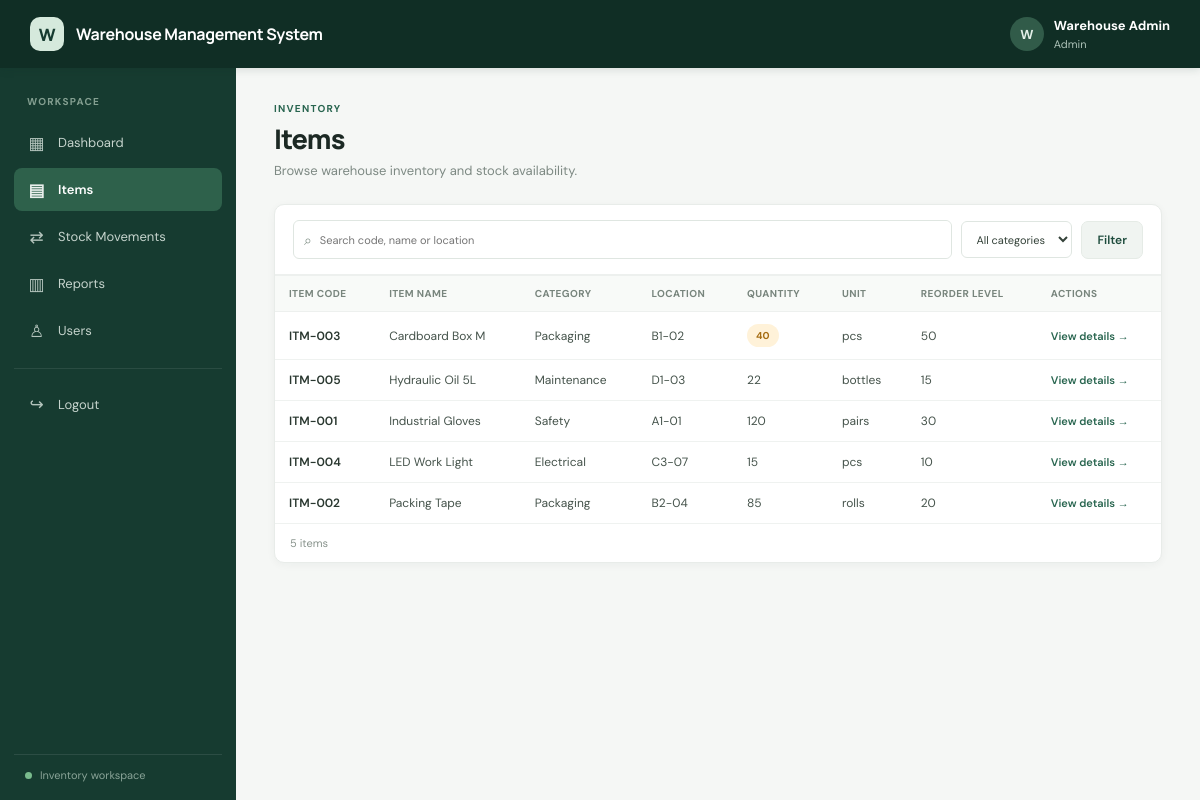
Page /user/items.php (signed in) on the committed database.
### tables this page shows
CREATE TABLE IF NOT EXISTS items (
  id INT UNSIGNED NOT NULL AUTO_INCREMENT,
  item_code VARCHAR(40) NOT NULL,
  item_name VARCHAR(160) NOT NULL,
  category VARCHAR(100) NOT NULL,
  location VARCHAR(80) NOT NULL,
  quantity INT UNSIGNED NOT NULL DEFAULT 0,
  unit VARCHAR(40) NOT NULL,
  reorder_level INT UNSIGNED NOT NULL DEFAULT 0,
  created_at TIMESTAMP NOT NULL DEFAULT CURRENT_TIMESTAMP,
  updated_at TIMESTAMP NOT NULL DEFAULT CURRENT_TIMESTAMP ON UPDATE CURRENT_TIMESTAMP,
  PRIMARY KEY (id), UNIQUE KEY uq_items_code (item_code), KEY idx_items_category (category), KEY idx_items_name (item_name), KEY idx_items_low_stock (quantity,reorder_level)
);

### includes/init.php (called while the page is built, shortened)
<?php
require_once __DIR__ . '/../config/database.php';
function e(mixed $value): string { return htmlspecialchars((string)$value, ENT_QUOTES | ENT_SUBSTITUTE, 'UTF-8'); }
function url(string $path = ''): string { return rtrim(BASE_PATH, '/') . '/' . ltrim($path, '/'); }
function layoutStart(string $title, string $active = ''): void { require __DIR__ . '/header.php'; }
function layoutEnd(): void { require __DIR__ . '/footer.php'; }

### config/database.php (called while the page is built, shortened)
<?php
function db(): PDO
{
    static $pdo = null;
    if ($pdo instanceof PDO) return $pdo;
    $dsn = 'mysql:host=' . DB_HOST . ';port=' . DB_PORT . ';dbname=' . DB_NAME . ';charset=utf8mb4';
    $pdo = new PDO($dsn, DB_USER, DB_PASS, [
        PDO::ATTR_ERRMODE => PDO::ERRMODE_EXCEPTION,
        PDO::ATTR_DEFAULT_FETCH_MODE => PDO::FETCH_ASSOC,
        PDO::ATTR_EMULATE_PREPARES => false,
    ]);
    return $pdo;
}

### user/items.php (the view)
<?php
require_once __DIR__ . '/../includes/init.php';requireLogin();$search=trim((string)($_GET['q']??''));$category=trim((string)($_GET['category']??''));$sql='SELECT * FROM items WHERE 1=1';$params=[];if($search!==''){$sql.=' AND (item_code LIKE :q1 OR item_name LIKE :q2 OR location LIKE :q3)';$params['q1']="%$search%";$params['q2']="%$search%";$params['q3']="%$search%";}if($category!==''){$sql.=' AND category=:category';$params['category']=$category;}$sql.=' ORDER BY item_name';$s=db()->prepare($sql);$s->execute($params);$rows=$s->fetchAll();$categories=itemCategories();$title='Items';$active='items';layoutStart($title,$active);
?><div class="page-heading"><div><div class="eyebrow">INVENTORY</div><h1>Items</h1><p>Browse warehouse inventory and stock availability.</p></div></div><section class="panel"><form class="filter-bar" method="get"><label class="search-field"><span>⌕</span><input name="q" value="<?= e($search) ?>" placeholder="Search code, name or location"></label><select name="category"><option value="">All categories</option><?php foreach($categories as $c):?><option value="<?= e($c) ?>" <?= $category===$c?'selected':'' ?>><?= e($c) ?></option><?php endforeach;?></select><button class="button light">Filter</button><?php if($search||$category):?><a class="text-link" href="<?= e(url('user/items.php')) ?>">Clear</a><?php endif;?></form><div class="table-wrap"><table><thead><tr><th>Item code</th><th>Item name</th><th>Category</th><th>Location</th><th>Quantity</th><th>Unit</th><th>Reorder level</th><th>Actions</th></tr></thead><tbody><?php if(!$rows):?><tr><td colspan="8" class="empty">No inventory items found.</td></tr><?php else:foreach($rows as $r):?><tr><td><b><?= e($r['item_code']) ?></b></td><td><?= e($r['item_name']) ?></td><td><?= e($r['category']) ?></td><td><?= e($r['location']) ?></td><td><?php if($r['quantity']<=$r['reorder_level']):?><span class="badge warning"><?= e($r['quantity']) ?></span><?php else:?><?= e($r['quantity']) ?><?php endif;?></td><td><?= e($r['unit']) ?></td><td><?= e($r['reorder_level']) ?></td><td><a class="text-link" href="<?= e(url('user/item-details.php?id='.$r['id'])) ?>">View details →</a></td></tr><?php endforeach;endif;?></tbody></table></div><div class="table-foot"><?= count($rows) ?> item<?= count($rows)===1?'':'s' ?></div></section><?php layoutEnd();?>

### assets/css/style.css (style rules this page uses)
:root { --green-950:#102e25;--green-900:#163b30;--green-800:#1d4b3c;--green-700:#28654f;--green-600:#328260;--green-100:#e8f3ed;--ink:#1c2924;--muted:#7d8983;--line:#e8ece9;--canvas:#f5f7f5;--white:#fff;--amber:#b97914;--red:#c34f4d;--blue:#3976a8;--shadow:0 2px 8px rgba(18,47,36,.045) }
* { box-sizing:border-box }
body { margin:0;background:var(--canvas);color:var(--ink);font:14px 'DM Sans',Arial,sans-serif }
a { color:inherit;text-decoration:none }
button,input,select { font:inherit }
.page-heading { display:flex;justify-content:space-between;align-items:center;gap:20px;margin:0 0 25px }
.page-heading h1 { font:800 27px Manrope,sans-serif;letter-spacing:-.8px;margin:5px 0 5px }
.page-heading p,.panel-heading p { color:var(--muted);margin:0;font-size:13px }
.eyebrow { font-size:10px;letter-spacing:1.25px;color:var(--green-700);font-weight:700 }
.button { border:0;border-radius:7px;padding:10px 15px;min-height:38px;display:inline-flex;justify-content:center;align-items:center;gap:8px;font-weight:600;font-size:12px;cursor:pointer;transition:filter .15s,transform .15s }
.button.light { background:#f0f4f1;color:var(--green-800);border:1px solid #e5ebe6 }
.panel { background:#fff;border:1px solid var(--line);border-radius:10px;box-shadow:var(--shadow);margin-bottom:17px;overflow:hidden }
.table-wrap { overflow-x:auto;width:100% }
table { border-collapse:collapse;width:100%;min-width:650px;font-size:12px }
thead { background:#f8faf8 }
th { text-align:left;color:#78857d;font-size:10px;letter-spacing:.4px;font-weight:700;text-transform:uppercase;padding:11px 14px;border-top:1px solid #edf0ee;border-bottom:1px solid #edf0ee;white-space:nowrap }
td { padding:12px 14px;border-bottom:1px solid #eff2f0;vertical-align:middle;color:#45534b }
tbody tr:last-child td { border-bottom:0 }
td b { font-weight:600;color:#29372f }
.badge { display:inline-flex;align-items:center;border-radius:20px;padding:5px 9px;font-size:10px;font-weight:700;white-space:nowrap }
.badge.warning { background:#fff2d9;color:#a66d13 }
.text-link { color:var(--green-700);font-size:11px;font-weight:600 }
.table-foot { padding:12px 15px;border-top:1px solid #eff2f0;color:#87928b;font-size:11px }
.filter-bar { padding:15px 18px;display:flex;align-items:center;gap:9px;border-bottom:1px solid #edf0ee }
.filter-bar select,.filter-bar input,.date-filter input,.form-grid input,.form-grid select,.form-stack input { height:37px;border:1px solid #dfe6e1;border-radius:6px;padding:0 10px;background:white;color:#344239;outline:none;font-size:11px }
.search-field { display:flex;align-items:center;gap:6px;border:1px solid #dfe6e1;border-radius:6px;padding-left:10px;color:#819087;flex:1;min-width:180px }
.search-field input { border:0;box-shadow:none!important;width:100%;padding-left:2px }

### rows in the picture
items: item_code "ITM-003", item_name "Cardboard Box M", category "Packaging", location "B1-02", quantity "40", unit "pcs", reorder_level "50"
items: item_code "ITM-005", item_name "Hydraulic Oil 5L", category "Maintenance", location "D1-03", quantity "22", unit "bottles", reorder_level "15"
items: item_code "ITM-001", item_name "Industrial Gloves", category "Safety", location "A1-01", quantity "120", unit "pairs", reorder_level "30"
items: item_code "ITM-004", item_name "LED Work Light", category "Electrical", location "C3-07", quantity "15", unit "pcs", reorder_level "10"
items: item_code "ITM-002", item_name "Packing Tape", category "Packaging", location "B2-04", quantity "85", unit "rolls", reorder_level "20"

### other values in the picture
APP_NAME "Warehouse Management System"
substr($user['full_name'],0,1) "W"
$user['full_name'] "Warehouse Admin"
$user['role'] "Admin"
$label "Dashboard"
$label "Items"
$label "Stock Movements"
$label "Reports"
$label "Users"
count($rows) "5"
